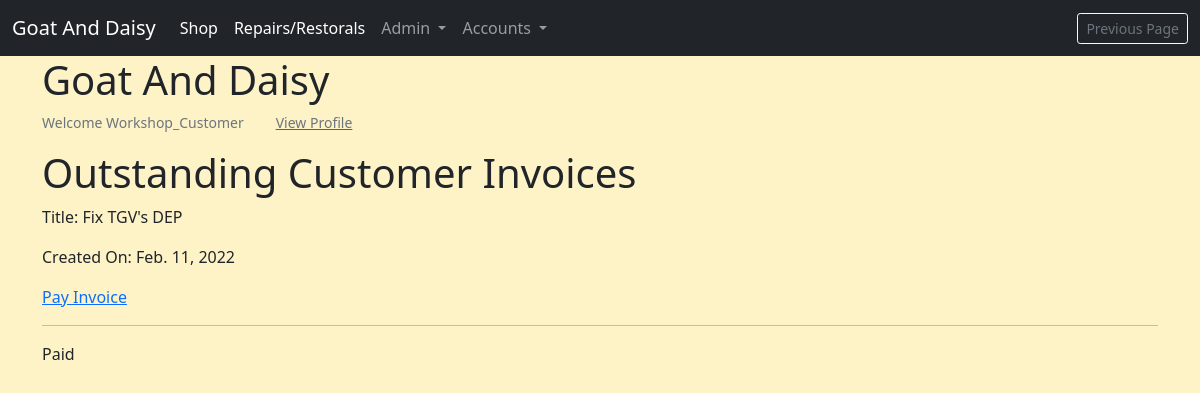
/workshop/customer-invoices (signed in), run on an earlier commit of the app's database.
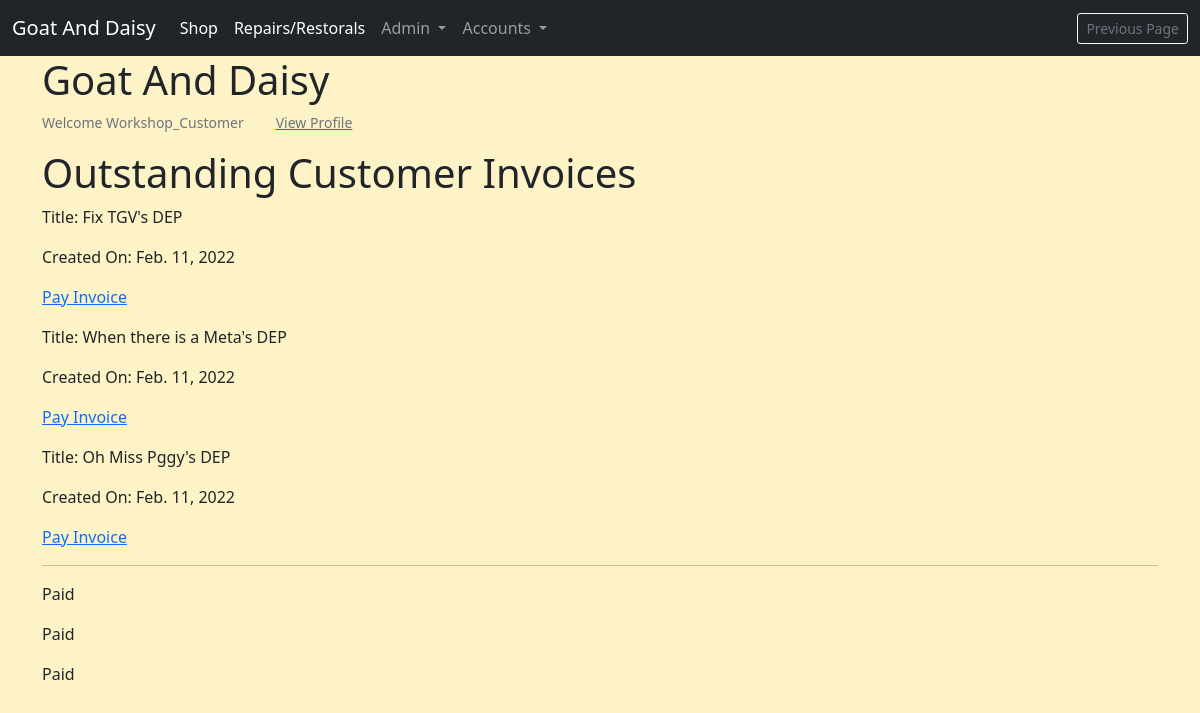
And on a later commit of the database.
### invoices/models.py (models this page shows, shortened)
class BaseInvoice(models.Model):
    date_created = models.DateField(auto_now_add=True)
    order_number = models.CharField(max_length=100, editable=False)
    full_name = models.CharField(max_length=100, null=True, blank=True)
    email = models.EmailField(null=True, blank=True)
    address1 = models.CharField(max_length=100, null=True, blank=True)
    address2 = models.CharField(max_length=100, null=True, blank=True)
    postcode = models.CharField(max_length=40, null=True, blank=True)
    town_or_city = models.CharField(max_length=40, null=True, blank=True)
    country = models.CharField(max_length=40, null=True, blank=True)
    notes = models.TextField(null=True, blank=True)
    order_amount = models.DecimalField(
        max_digits=6, decimal_places=2, default=0)
    shipping_cost = models.DecimalField(
        max_digits=6, decimal_places=2, default=0)
    order_total = models.DecimalField(
        max_digits=6, decimal_places=2, default=0)
    is_completed = models.BooleanField(default=False)
    paid_on = models.DateTimeField(null=True, blank=True)

class WorkshopCustomerInvoice(BaseInvoice):
    PAYMENT_CHOICES = [
        ('DEP', 'Deposit'),
        ('EP', 'End Payment'),
        ('SPT', 'Single Payment Total'),
        ('SP', 'Supplementary Payment'),
    ]
    service_ticket = models.ForeignKey(ServiceTicket, on_delete=models.CASCADE)
    payment_type = models.CharField(max_length=25, choices=PAYMENT_CHOICES)
    installment_paid = models.BooleanField(default=False)
    def __str__(self):
        return self.service_ticket.title + "'s" + " " + self.payment_type

class BaseInvoice(models.Model):
    date_created = models.DateField(auto_now_add=True)
    order_number = models.CharField(max_length=100, editable=False)
    full_name = models.CharField(max_length=100, null=True, blank=True)
    email = models.EmailField(null=True, blank=True)
    address1 = models.CharField(max_length=100, null=True, blank=True)
    address2 = models.CharField(max_length=100, null=True, blank=True)
    postcode = models.CharField(max_length=40, null=True, blank=True)
    town_or_city = models.CharField(max_length=40, null=True, blank=True)
    country = models.CharField(max_length=40, null=True, blank=True)
    notes = models.TextField(null=True, blank=True)
    order_amount = models.DecimalField(
        max_digits=6, decimal_places=2, default=0)
    shipping_cost = models.DecimalField(
        max_digits=6, decimal_places=2, default=0)
    order_total = models.DecimalField(
        max_digits=6, decimal_places=2, default=0)
    is_completed = models.BooleanField(default=False)
    paid_on = models.DateTimeField(null=True, blank=True)

### repairs_restorals/models.py (models this page shows, shortened)
class ServiceTicket(models.Model):
    customer = models.ForeignKey(
        Customer, related_name='service_ticket', on_delete=models.CASCADE)
    workshop_staff_responsible = models.ForeignKey(
        StaffMember, related_name='staff_tickets', on_delete=models.CASCADE)
    title = models.CharField(max_length=255)
    date_created = models.DateField(auto_now_add=True, editable=False)
    last_updated = models.DateField(auto_now=True, editable=False)
    service_description = models.TextField()
    link_to_desired_materials_1 = models.URLField(null=True, blank=True)
    link_to_desired_materials_2 = models.URLField(null=True, blank=True)
    link_to_desired_materials_3 = models.URLField(null=True, blank=True)
    is_completed = models.BooleanField(default=False)
    has_invoice = models.BooleanField(default=False)

### repairs_restorals/views.py (the view)
# urls.py: path('customer-invoices', views.PublicCustomerInvoices.as_view(), name='customer_invoices'),
class PublicCustomerInvoices(ListView):
    model = WorkshopCustomerInvoice
    context_object_name = 'invoices'
    template_name = 'repairs_restorals/customer_invoices.html'
    def get_context_data(self, **kwargs):
        customer = get_object_or_404(Customer, username=self.request.user)
        context = {}
        context['invoices'] = WorkshopCustomerInvoice.objects.filter(service_ticket__customer_id=customer.id)
        return context

### invoices/contexts.py (called while the page is built, shortened)
def shopping_cart(request):
    template_cart = []
    products_count = 0
    order_amount = 0
    shipping = 500
    cart = request.session.get('cart', {})
    for item in enumerate(template_cart):
        products_count += 1
    order_total = order_amount + shipping
    stripe_total = round(order_total * 100)
    context = {
        'template_cart': template_cart,
        'products_count': products_count,
        'order_amount': order_amount,
        'shipping': shipping,
        'order_total': order_total,
        'stripe_total': stripe_total,
    }
    return context

### profiles/templatetags/user_in_group_tag.py (called while the page is built)
@register.filter(name='has_group')
def has_group(user, group_name):
    try:
        group = Group.objects.get(name=group_name)
    except Group.DoesNotExist:
        return False
    return group in user.groups.all()

### repairs_restorals/templates/repairs_restorals/customer_invoices.html (shortened to what this page needs)
{% extends 'base.html' %}
{% block content %}
<h1>Outstanding Customer Invoices</h1>
{% for invoice in invoices %}
    {% if not invoice.installment_paid %}
        <p>Title: {{ invoice }}</p>
        <p>Created On: {{ invoice.date_created }}</p>
        <a href="{% url 'workshop_checkout' invoice.id %}">
            <p>Pay Invoice</p>
        </a>
    {% endif %}
{% endfor %}
<hr>
{% for invoice in invoices %}
    <p>Paid</p>
{% endfor %}
{% endblock %}

### templates/base.html (shortened to what this page needs)
{% load static %}
{% load user_in_group_tag %}
<!doctype html>
<html lang="en">
  <head>
    <link href="https://cdn.jsdelivr.net/npm/bootstrap@5.1.3/dist/css/bootstrap.min.css" rel="stylesheet">
    <link rel="stylesheet" href="{% static 'css/tw-colours.css' %}">
    <link rel="stylesheet" href="{% static 'css/site_base_custom.css' %}">
  </head>
  <body>
    <nav class="navbar navbar-expand-lg navbar-dark bg-dark">
      <div class="container-fluid">
        <a class="navbar-brand" href="{% url 'index' %}">Goat And Daisy</a>
        <div class="collapse navbar-collapse" id="navbarSupportedContent">
          <ul class="navbar-nav me-auto mb-2 mb-lg-0">
            <li class="nav-item">
              <a class="nav-link active" aria-current="page" href="{% url 'shop' %}">Shop</a>
            </li>
            <li class="nav-item">
              <a class="nav-link active" aria-current="page" href="{% url 'workshop' %}">Repairs/Restorals</a>
            </li>
              {% if user.is_superuser %}
              <li class="nav-item dropdown">
                <a class="nav-link dropdown-toggle" href="#" id="navbarDropdown" role="button" data-bs-toggle="dropdown" aria-expanded="false">
                  Admin
                </a>
                  </li>
                </ul></li>
                {% endif %}
                <li class="nav-item dropdown">
                  <a class="nav-link dropdown-toggle" href="#" id="navbarDropdown" role="button" data-bs-toggle="dropdown" aria-expanded="false">
                    Accounts
                  </a>
            </li>
          <small><input class="text-muted btn btn-sm btn-outline-light" type=button value="Previous Page" onClick="javascript:history.go(-1);"></small>
        </div>
      </div>
    </nav>
    <section class="container">
      <h1>Goat And Daisy</h1>
      {% if user.is_authenticated %}
      <div class="profile-link-flex" style="display: flex; gap: 2rem;">
        <p class="small text-muted">Welcome {{ user.username | title }}</p>
        <a href="{% url 'customer_profile' pk=user.id%}">
          <p class="small text-muted">View Profile</p>
        </a>
      </div>
      {% endif %}
    </section>
    <main class="container">
    {% block content %}
    {% endblock %}
    </main>
  </body>
</html>

### static/css/site_base_custom.css (style rules this page uses)
body { background-color: var(--amber-100); }

What changed in the data, as far as the page shows it:
added WorkshopCustomerInvoice: service_ticket+payment_type "When there is a Meta's DEP", date_created "Feb. 11, 2022"
added WorkshopCustomerInvoice: service_ticket+payment_type "Oh Miss Pggy's DEP", date_created "Feb. 11, 2022"
